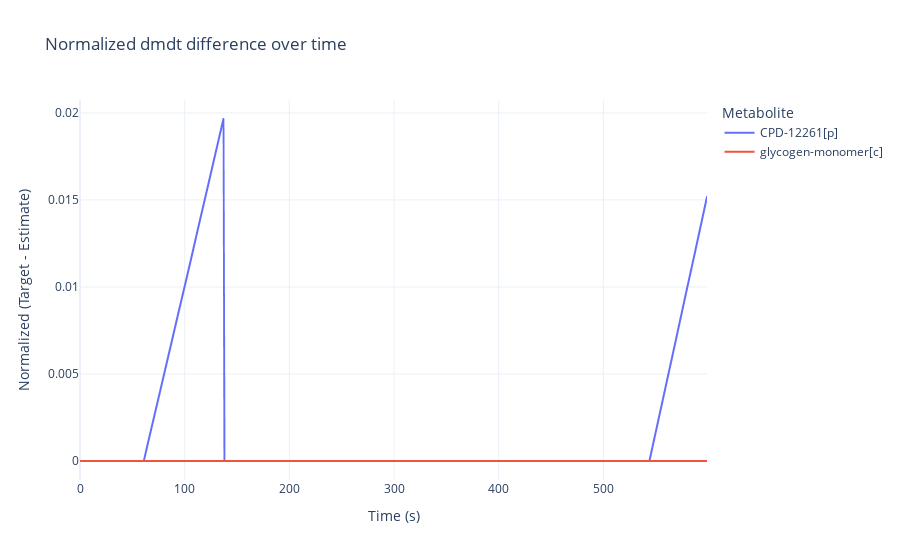

The notebook cell this image was saved under:
### Code cell
import plotly.express as px

# dmdt_diff_interest: rows = timepoints, columns = metabolites
df = dmdt_diff_interest.copy()

# Make sure the index is your time axis (seconds)
df = df.copy()
df.index.name = "time_s"

# Wide -> long
long = (
    df.reset_index()
      .melt(id_vars="time_s", var_name="metabolite", value_name="unmet_need")
)

fig = px.line(
    long,
    x="time_s",
    y="unmet_need",
    color="metabolite",
    markers=False,  # set True if you want dots
    title="Normalized dmdt difference over time",
)
fig.update_layout(
    xaxis_title="Time (s)",
    yaxis_title="Normalized (Target - Estimate)",
    legend_title="Metabolite",
    template="plotly_white",
    # paper_bgcolor='rgba(255, 0, 0, 0)',
    # plot_bgcolor='rgba(255, 0, 0, 0)'
)
fig.show()

### Figure 1 — Plotly figure (JSON) as saved in the notebook; plotly's stock layout.template omitted (floating-point values rounded to 4 significant figures; data arrays with more than 128 entries replaced by an {"elided": "..."} marker saying what was removed)
{"data": [{"hovertemplate": "metabolite=CPD-12261[p]<br>time_s=%{x}<br>unmet_need=%{y}<extra></extra>", "legendgroup": "CPD-12261[p]", "line": {"color": "#636efa", "dash": "solid"}, "marker": {"symbol": "circle"}, "mode": "lines", "name": "CPD-12261[p]", "showlegend": true, "x": {"elided": "600 int values"}, "xaxis": "x", "y": {"elided": "600 float values"}, "yaxis": "y", "type": "scattergl"}, {"hovertemplate": "metabolite=glycogen-monomer[c]<br>time_s=%{x}<br>unmet_need=%{y}<extra></extra>", "legendgroup": "glycogen-monomer[c]", "line": {"color": "#EF553B", "dash": "solid"}, "marker": {"symbol": "circle"}, "mode": "lines", "name": "glycogen-monomer[c]", "showlegend": true, "x": {"elided": "600 int values"}, "xaxis": "x", "y": {"elided": "600 float values"}, "yaxis": "y", "type": "scattergl"}], "layout": {"xaxis": {"anchor": "y", "domain": [0.0, 1.0], "title": {"text": "Time (s)"}}, "yaxis": {"anchor": "x", "domain": [0.0, 1.0], "title": {"text": "Normalized (Target - Estimate)"}}, "legend": {"title": {"text": "Metabolite"}, "tracegroupgap": 0}, "title": {"text": "Normalized dmdt difference over time"}}}
